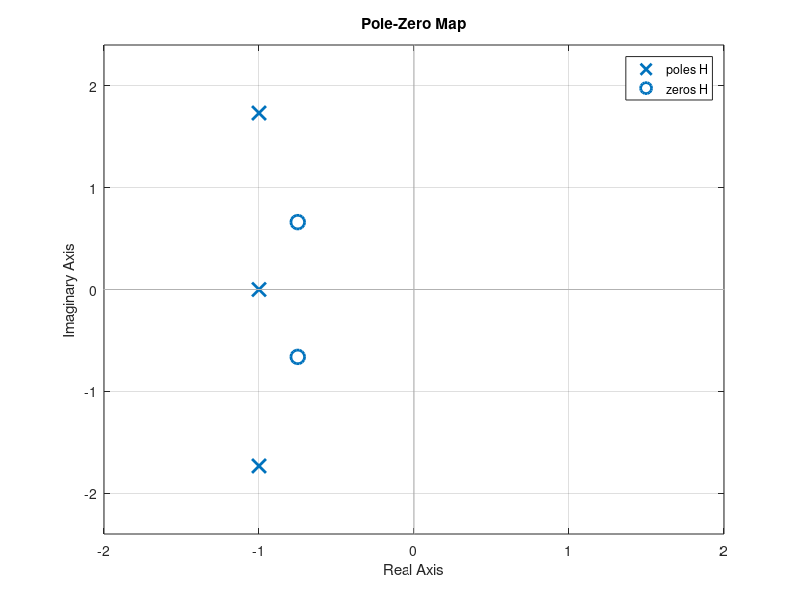

This figure's MATLAB source:
% Example 4.34
clear all; clc; clf;

num = [ 2 3 2 ]; 
den = [2 6 12 8 ];
H = tf( num, den ); 
mhdenika = zero( H ); 
poloi = pole( H )
pzmap( H )
xlim([-2 2 ]); grid on

